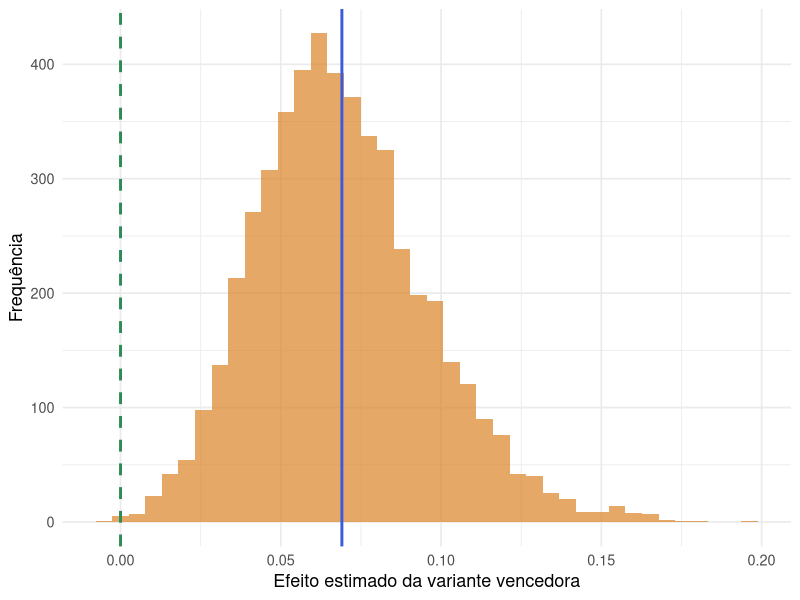
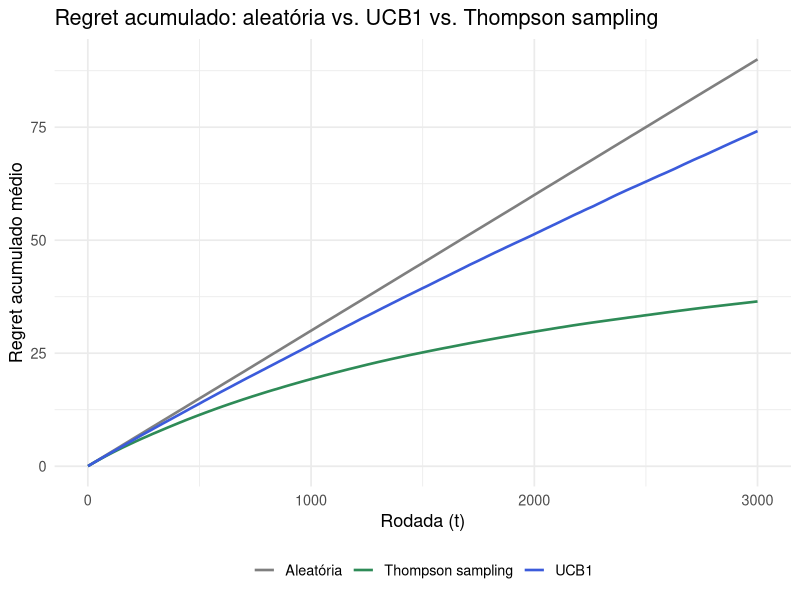

Write the R code that produced these figures, in order.
## ---- chunk 1
knitr::opts_chunk$set(
  echo = TRUE, warning = FALSE, message = FALSE,
  fig.align = "center", out.width = "80%"
)
suppressPackageStartupMessages({
  library(tidyverse)
  library(kableExtra)
  library(broom)
})
## ---- chunk 2
p0 <- 0.10
p1 <- 0.103    # lift de 0,3 ponto percentual — típico de um teste de UI em e-commerce

poder_ab <- power.prop.test(p1 = p0, p2 = p1, sig.level = 0.05, power = 0.80)
poder_ab$n
## ---- chunk 3
tibble(
  Cenário = c("Lift de 0,3 p.p. (UI)", "Lift de 1,0 p.p. (feature nova)",
              "Lift de 3,0 p.p. (mudança grande)"),
  `n por grupo` = sapply(c(0.103, 0.11, 0.13), function(p) {
    ceiling(power.prop.test(p1 = p0, p2 = p, sig.level = 0.05, power = 0.80)$n)
  })
) %>%
  kable(caption = "Tamanho amostral necessário por grupo para detectar diferentes lifts, partindo de p0 = 10%, alpha = 0,05, poder = 80%") %>%
  kable_styling(full_width = FALSE)
## ---- chunk 4
set.seed(2026)

n_max      <- 2000                       # tamanho amostral maximo por braco
checagens  <- seq(100, n_max, by = 100)  # instantes de checagem (a cada 100 usuarios)
n_sim      <- 3000                       # replicas Monte Carlo
alpha      <- 0.05
p_H0       <- 0.10                       # mesma taxa de conversao nos dois bracos (H0 verdadeira)

simula_uma_replica <- function() {
  grupo_a <- rbinom(n_max, 1, p_H0)
  grupo_b <- rbinom(n_max, 1, p_H0)

  rejeitou_com_peeking <- FALSE
  for (n in checagens) {
    xa <- sum(grupo_a[1:n]); xb <- sum(grupo_b[1:n])
    pval <- suppressWarnings(prop.test(c(xa, xb), c(n, n), correct = FALSE)$p.value)
    if (!is.na(pval) && pval < alpha) { rejeitou_com_peeking <- TRUE; break }
  }

  pval_tamanho_fixo <- suppressWarnings(
    prop.test(c(sum(grupo_a), sum(grupo_b)), c(n_max, n_max), correct = FALSE)$p.value
  )

  c(peeking = rejeitou_com_peeking, fixo = pval_tamanho_fixo < alpha)
}

resultado_peeking <- replicate(n_sim, simula_uma_replica())
taxa_peeking <- mean(as.logical(resultado_peeking["peeking", ]))
taxa_fixo    <- mean(as.logical(resultado_peeking["fixo", ]))

tibble(
  Procedimento = c("Checagem única (n fixo = 2.000)", "Peeking a cada 100 (até n = 2.000)"),
  `Taxa de rejeição sob H0` = c(taxa_fixo, taxa_peeking)
) %>%
  kable(digits = 3, caption = "Taxa de falso positivo observada em 3.000 réplicas Monte Carlo sob H0 verdadeira") %>%
  kable_styling(full_width = FALSE)
## ---- chunk 5
set.seed(2026)

n_variantes    <- 10    # variantes testadas simultaneamente contra o controle
n_por_variante <- 500   # usuarios por variante
efeito_real    <- 0     # todas as variantes tem, de fato, o MESMO efeito verdadeiro
sigma          <- 1     # desvio-padrao da metrica (escala padronizada)
n_sim          <- 5000  # replicas Monte Carlo

simula_vencedora <- function() {
  estimativas <- rnorm(n_variantes, mean = efeito_real, sd = sigma / sqrt(n_por_variante))
  estimativas[which.max(estimativas)]
}

estimativas_vencedoras <- replicate(n_sim, simula_vencedora())
vies_vencedor <- mean(estimativas_vencedoras) - efeito_real

tibble(
  Quantidade = c("Efeito verdadeiro (idêntico em todas as variantes)",
                 "Média das estimativas da variante vencedora (5.000 réplicas)",
                 "Vício do vencedor"),
  Valor = c(efeito_real, mean(estimativas_vencedoras), vies_vencedor)
) %>%
  kable(digits = 4, caption = "Vício do vencedor: efeito estimado da melhor entre 10 variantes idênticas") %>%
  kable_styling(full_width = FALSE)
## ---- chunk 6
tibble(estimativa = estimativas_vencedoras) %>%
  ggplot(aes(x = estimativa)) +
  geom_histogram(bins = 40, fill = "#d98324", alpha = 0.7) +
  geom_vline(xintercept = efeito_real, color = "#2e8b57", linewidth = 1, linetype = "dashed") +
  geom_vline(xintercept = mean(estimativas_vencedoras), color = "#3b5bdb", linewidth = 1) +
  labs(x = "Efeito estimado da variante vencedora", y = "Frequência") +
  theme_minimal(base_size = 13)
## ---- chunk 7
set.seed(2026)

p_verdadeiro <- c(0.10, 0.12, 0.15, 0.11)   # taxas de conversao reais dos 4 bracos (desconhecidas p/ as politicas)
K        <- length(p_verdadeiro)
T_rounds <- 3000
n_mc     <- 300
mu_star  <- max(p_verdadeiro)

politica_aleatoria <- function() {
  regret <- numeric(T_rounds)
  for (t in 1:T_rounds) {
    a <- sample(K, 1)
    regret[t] <- mu_star - p_verdadeiro[a]
  }
  cumsum(regret)
}

politica_ucb1 <- function() {
  contagens <- rep(0, K); somas <- rep(0, K)
  regret <- numeric(T_rounds)

  # inicializacao: joga cada braco uma vez, para nunca dividir por zero
  for (a in 1:K) {
    r <- rbinom(1, 1, p_verdadeiro[a])
    contagens[a] <- 1; somas[a] <- r
    regret[a] <- mu_star - p_verdadeiro[a]
  }
  for (t in (K + 1):T_rounds) {
    medias <- somas / contagens
    ucb <- medias + sqrt(2 * log(t) / contagens)
    a <- which.max(ucb)
    r <- rbinom(1, 1, p_verdadeiro[a])
    contagens[a] <- contagens[a] + 1
    somas[a]     <- somas[a] + r
    regret[t]    <- mu_star - p_verdadeiro[a]
  }
  cumsum(regret)
}

politica_thompson <- function() {
  alpha_post <- rep(1, K); beta_post <- rep(1, K)   # prior Beta(1,1) em cada braco
  regret <- numeric(T_rounds)
  for (t in 1:T_rounds) {
    theta_amostrado <- rbeta(K, alpha_post, beta_post)
    a <- which.max(theta_amostrado)
    r <- rbinom(1, 1, p_verdadeiro[a])
    alpha_post[a] <- alpha_post[a] + r
    beta_post[a]  <- beta_post[a] + (1 - r)
    regret[t] <- mu_star - p_verdadeiro[a]
  }
  cumsum(regret)
}

regret_aleatoria <- replicate(n_mc, politica_aleatoria())
regret_ucb1      <- replicate(n_mc, politica_ucb1())
regret_thompson  <- replicate(n_mc, politica_thompson())

regret_medio <- tibble(
  rodada     = rep(1:T_rounds, times = 3),
  politica   = rep(c("Aleatória", "UCB1", "Thompson sampling"), each = T_rounds),
  regret_acumulado = c(rowMeans(regret_aleatoria), rowMeans(regret_ucb1), rowMeans(regret_thompson))
)
## ---- chunk 8
regret_medio %>%
  filter(rodada == T_rounds) %>%
  select(Política = politica, `Regret acumulado médio (T = 3.000)` = regret_acumulado) %>%
  arrange(`Regret acumulado médio (T = 3.000)`) %>%
  kable(digits = 2, caption = "Regret acumulado médio ao final de 3.000 rodadas, 300 réplicas Monte Carlo") %>%
  kable_styling(full_width = FALSE)
## ---- chunk 9
ggplot(regret_medio, aes(x = rodada, y = regret_acumulado, color = politica)) +
  geom_line(linewidth = 0.9) +
  scale_color_manual(values = c("Aleatória" = "gray50", "UCB1" = "#3b5bdb",
                                 "Thompson sampling" = "#2e8b57")) +
  labs(x = "Rodada (t)", y = "Regret acumulado médio",
       color = NULL, title = "Regret acumulado: aleatória vs. UCB1 vs. Thompson sampling") +
  theme_minimal(base_size = 13) +
  theme(legend.position = "bottom")
